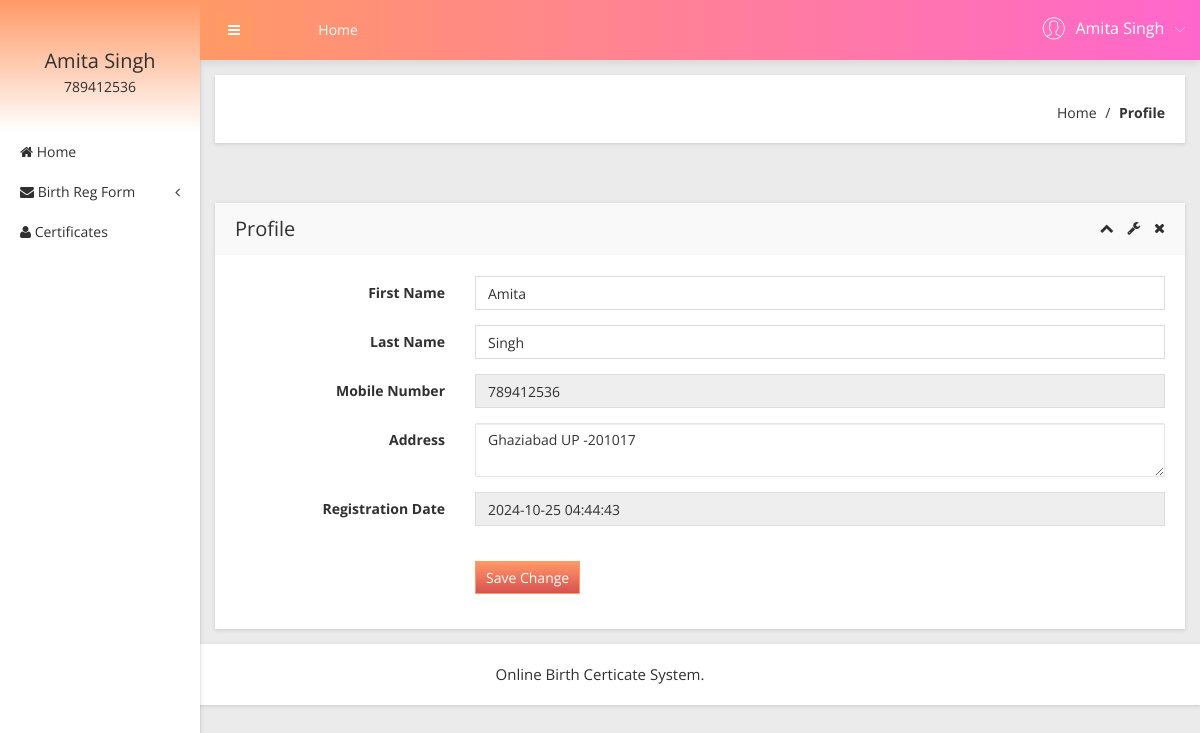
The app's page /obcs/user/profile.php (signed in) with its own data.
### tables this page shows
CREATE TABLE `tbluser` (
  `ID` int(10) NOT NULL,
  `FirstName` varchar(200) DEFAULT NULL,
  `LastName` varchar(200) DEFAULT NULL,
  `MobileNumber` bigint(10) DEFAULT NULL,
  `Address` mediumtext DEFAULT NULL,
  `Password` varchar(200) NOT NULL,
  `RegDate` timestamp NULL DEFAULT current_timestamp()
);

### obcs/user/profile.php (the view, shortened to what this page needs)
<?php
include('includes/dbconnection.php');
if (strlen($_SESSION['obcsuid']==0)) {
  header('location:logout.php');
  } else{
  ?>
<!doctype html>
<html class="no-js" lang="en">
<head>
    <link rel="stylesheet" href="css/bootstrap.min.css">
    <link rel="stylesheet" href="css/font-awesome.min.css">
    <link rel="stylesheet" href="css/adminpro-custon-icon.css">
    <link rel="stylesheet" href="css/meanmenu.min.css">
    <link rel="stylesheet" href="css/jquery.mCustomScrollbar.min.css">
    <link rel="stylesheet" href="css/animate.css">
    <link rel="stylesheet" href="css/modals.css">
    <link rel="stylesheet" href="css/normalize.css">
    <link rel="stylesheet" href="css/form/all-type-forms.css">
    <link rel="stylesheet" href="style.css">
    <link rel="stylesheet" href="css/responsive.css">
</head>
<body class="materialdesign">
    <div class="wrapper-pro">
   <?php include_once('includes/sidebar.php');?>
        <?php include_once('includes/header.php');?>
            <div class="breadcome-area mg-b-30 small-dn">
                <div class="container-fluid">
                    <div class="row">
                        <div class="col-lg-12">
                            <div class="breadcome-list shadow-reset">
                                <div class="row">
                                    <div class="col-lg-12">
                                        <ul class="breadcome-menu">
                                            <li><a href="dashboard.php">Home</a> <span class="bread-slash">/</span>
                                            </li>
                                            <li><span class="bread-blod">Profile</span>
                                            </li>
                                        </ul>
                                    </div>
                                </div>
                            </div>
                        </div>
                    </div>
                </div>
            </div>
            <div class="basic-form-area mg-b-15">
                <div class="container-fluid">
                    <div class="row">
                        <div class="col-lg-12">
                            <div class="sparkline12-list shadow-reset mg-t-30">
                                <div class="sparkline12-hd">
                                    <div class="main-sparkline12-hd">
                                        <h1>Profile</h1>
                                        <div class="sparkline12-outline-icon">
                                            <span class="sparkline12-collapse-link"><i class="fa fa-chevron-up"></i></span>
                                            <span><i class="fa fa-wrench"></i></span>
                                            <span class="sparkline12-collapse-close"><i class="fa fa-times"></i></span>
                                        </div>
                                    </div>
                                </div>
                                <div class="sparkline12-graph">
                                    <div class="basic-login-form-ad">
                                        <div class="row">
                                            <div class="col-lg-12">
                                                <div class="all-form-element-inner">
                                                    <form method="post">
                                                        <?php
$uid=$_SESSION['obcsuid'];
$sql="SELECT * from  tbluser where ID=:uid";
$query = $dbh -> prepare($sql);
$query->bindParam(':uid',$uid,PDO::PARAM_STR);
$query->execute();
$results=$query->fetchAll(PDO::FETCH_OBJ);
$cnt=1;
if($query->rowCount() > 0)
{
foreach($results as $row)
{               ?>
                                                        <div class="form-group-inner">
                                                            <div class="row">
                                                                <div class="col-lg-3">
                                                                    <label class="login2 pull-right pull-right-pro">First Name</label>
                                                                </div>
                                                                <div class="col-lg-9">
                                                                    <input type="text" class="form-control" name="fname" value="<?php  echo $row->FirstName;?>" required="true" />
                                                                </div>
                                                            </div>
                                                        </div>
                                                        <div class="form-group-inner">
                                                            <div class="row">
                                                                <div class="col-lg-3">
                                                                    <label class="login2 pull-right pull-right-pro">Last Name</label>
                                                                </div>
                                                                <div class="col-lg-9">
                                                                    <input type="text" class="form-control" name="lname" value="<?php  echo $row->LastName;?>" required="true" />
                                                                </div>
                                                            </div>
                                                        </div>
                                                        <div class="form-group-inner">
                                                            <div class="row">
                                                                <div class="col-lg-3">
                                                                    <label class="login2 pull-right pull-right-pro">Mobile Number</label>
                                                                </div>
                                                                <div class="col-lg-9">
                                                                    <input type="text" class="form-control" readonly="true" value="<?php  echo $row->MobileNumber;?>" />
                                                                </div>
                                                            </div>
                                                        </div>
                                                        <div class="form-group-inner">
                                                            <div class="row">
                                                                <div class="col-lg-3">
                                                                    <label class="login2 pull-right pull-right-pro">Address</label>
                                                                </div>
                                                                <div class="col-lg-9">
                                                                    <textarea type="text" class="form-control" name="add" value="" /><?php  echo $row->Address;?></textarea>
                                                                </div>
                                                            </div>
                                                        </div>
                                                       <div class="form-group-inner">
                                                            <div class="row">
                                                                <div class="col-lg-3">
                                                                    <label class="login2 pull-right pull-right-pro">Registration Date</label>
                                                                </div>
                                                                <div class="col-lg-9">
                                                                    <input type="text" class="form-control" readonly="true" value="<?php  echo $row->RegDate;?>" />
                                                                </div>
                                                            </div>
                                                        </div>
                                                    <?php $cnt=$cnt+1;}} ?>
                                                        <div class="form-group-inner">
                                                            <div class="login-btn-inner">
                                                                <div class="row">
                                                                    <div class="col-lg-3"></div>
                                                                    <div class="col-lg-9">
                                                                        <div class="login-horizental cancel-wp pull-left">
                                                                            <button class="btn btn-sm btn-primary login-submit-cs" type="submit" name="submit">Save Change</button>
                                                                        </div>
                                                                    </div>
                                                                </div>
                                                            </div>
                                                        </div>
                                                    </form>
                                                </div>
                                            </div>
                                        </div>
                                    </div>
                                </div>
                            </div>
                        </div>
                    </div>
                </div>
            </div>
        </div>
    </div>
  <?php include_once('includes/footer.php');?>
</body>
</html><?php }  ?>

### obcs/user/includes/sidebar.php (shortened to what this page needs)
        <?php
include('includes/dbconnection.php');
if (strlen($_SESSION['obcsuid']==0)) {
  header('location:logout.php');
  } else{
  ?>
  <div class="left-sidebar-pro">
            <nav id="sidebar">
                <div class="sidebar-header">
                     <?php
$uid=$_SESSION['obcsuid'];
$sql="SELECT FirstName,LastName,MobileNumber from  tbluser where ID=:uid";
$query = $dbh -> prepare($sql);
$query->bindParam(':uid',$uid,PDO::PARAM_STR);
$query->execute();
$results=$query->fetchAll(PDO::FETCH_OBJ);
$cnt=1;
if($query->rowCount() > 0)
{
foreach($results as $row)
{               ?>
                    <h3><?php  echo $row->FirstName;?>  <?php  echo $row->LastName;?></h3>
                    <p><?php  echo $row->MobileNumber;?></p><?php $cnt=$cnt+1;}} ?>
                </div>
                <div class="left-custom-menu-adp-wrap">
                    <ul class="nav navbar-nav left-sidebar-menu-pro">
                        <li class="nav-item">
                            <a href="dashboard.php" role="button" aria-expanded="false"><i class="fa big-icon fa-home"></i> <span class="mini-dn">Home</span> </a>
                        </li>
                        <li class="nav-item"><a href="#" data-toggle="dropdown" role="button" aria-expanded="false" class="nav-link dropdown-toggle"><i class="fa big-icon fa-envelope"></i> <span class="mini-dn">Birth Reg Form</span> <span class="indicator-right-menu mini-dn"><i class="fa indicator-mn fa-angle-left"></i></span></a>
                        </li>
                       <li class="nav-item">
                            <a href="certificates-list.php" role="button" aria-expanded="false"><i class="fa big-icon fa-user"></i> <span class="mini-dn">Certificates</span> </a>
                        </li>
                    </ul>
                </div>
            </nav>
        </div><?php }  ?>

### obcs/user/includes/header.php (shortened to what this page needs)
       <?php
include('includes/dbconnection.php');
if (strlen($_SESSION['obcsuid']==0)) {
  header('location:logout.php');
  } else{
  ?>
 <div class="content-inner-all">
            <div class="header-top-area">
                <div class="fixed-header-top">
                    <div class="container-fluid">
                        <div class="row">
                            <div class="col-lg-1 col-md-6 col-sm-6 col-xs-12">
                                <button type="button" id="sidebarCollapse" class="btn bar-button-pro header-drl-controller-btn btn-info navbar-btn">
                                    <i class="fa fa-bars"></i>
                                </button>
                            </div>
                            <div class="col-lg-6 col-md-1 col-sm-1 col-xs-12">
                                <div class="header-top-menu tabl-d-n">
                                    <ul class="nav navbar-nav mai-top-nav">
                                        <li class="nav-item"><a href="dashboard.php" class="nav-link">Home</a>
                                        </li>
                                    </ul>
                                </div>
                            </div>
                            <div class="col-lg-5 col-md-5 col-sm-6 col-xs-12">
                                <div class="header-right-info">
                                    <ul class="nav navbar-nav mai-top-nav header-right-menu">
                                <?php
$uid=$_SESSION['obcsuid'];
$sql="SELECT FirstName,LastName,MobileNumber from  tbluser where ID=:uid";
$query = $dbh -> prepare($sql);
$query->bindParam(':uid',$uid,PDO::PARAM_STR);
$query->execute();
$results=$query->fetchAll(PDO::FETCH_OBJ);
$cnt=1;
if($query->rowCount() > 0)
{
foreach($results as $row)
{               ?>
                                        <li class="nav-item">
                                            <a href="#" data-toggle="dropdown" role="button" aria-expanded="false" class="nav-link dropdown-toggle">
                                                <span class="adminpro-icon adminpro-user-rounded header-riht-inf"></span>
                                                <span class="admin-name"><?php  echo $row->FirstName;?>  <?php  echo $row->LastName;?> </span>
                                                <span class="author-project-icon adminpro-icon adminpro-down-arrow"></span><?php $cnt=$cnt+1;}} ?>
                                            </a>
                                        </li>
                                    </ul>
                                </div>
                            </div>
                        </div>
                    </div>
                </div>
            </div><?php }  ?>

### records on screen
tbluser: FirstName "Amita", LastName "Singh", MobileNumber "789412536", fname "Amita", lname "Singh", add "Ghaziabad UP -201017", RegDate "2024-10-25 04:44:43"
